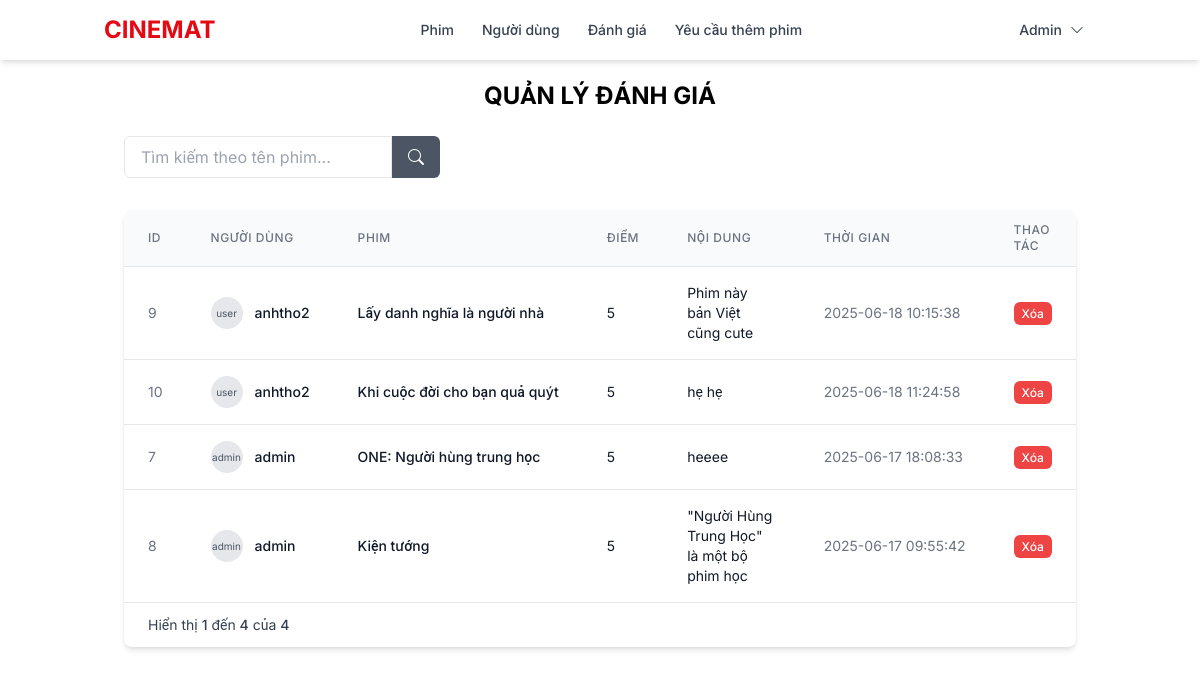
Before: /admin/comments/admin_comment.php (signed in) with the older database file.
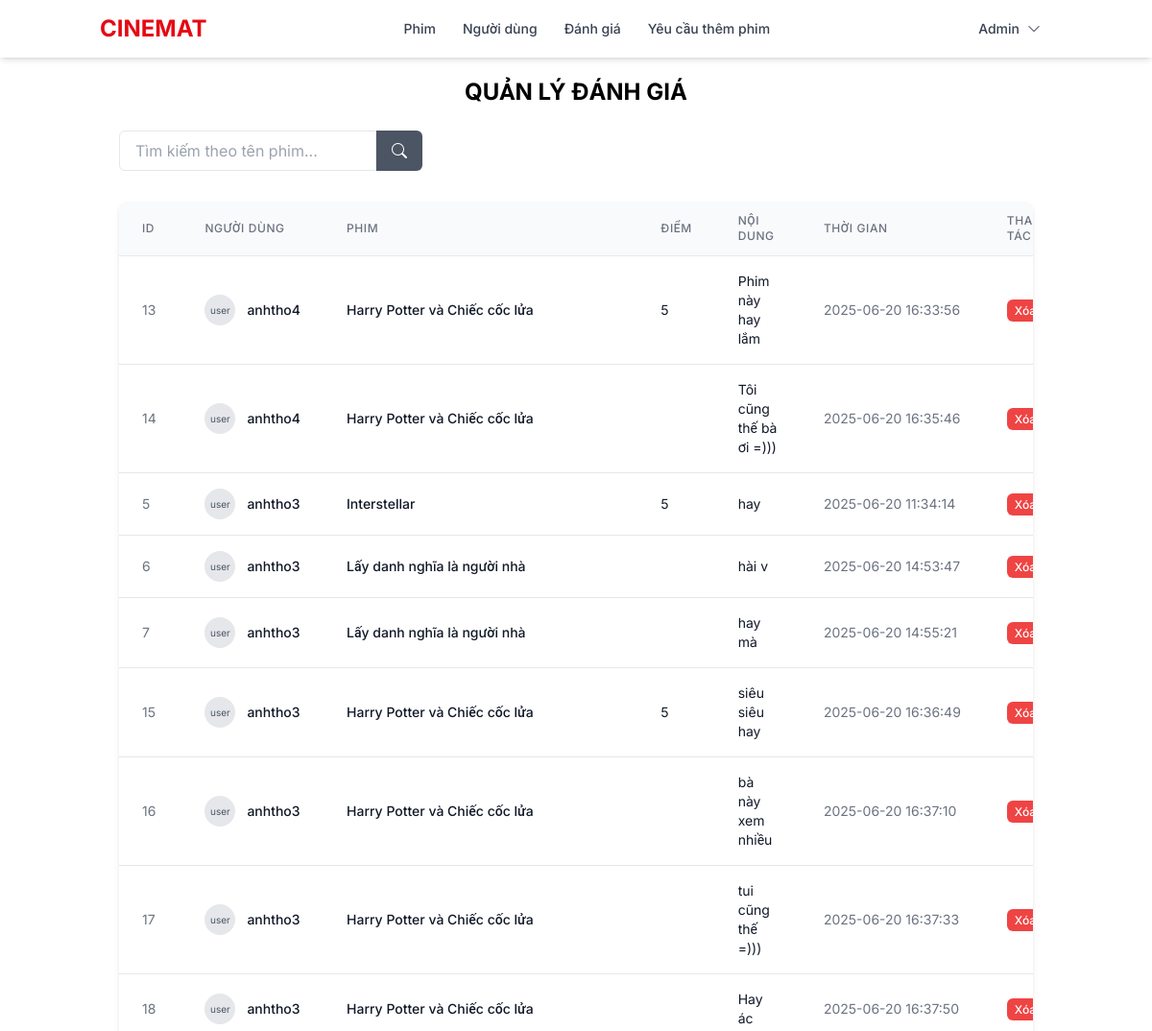
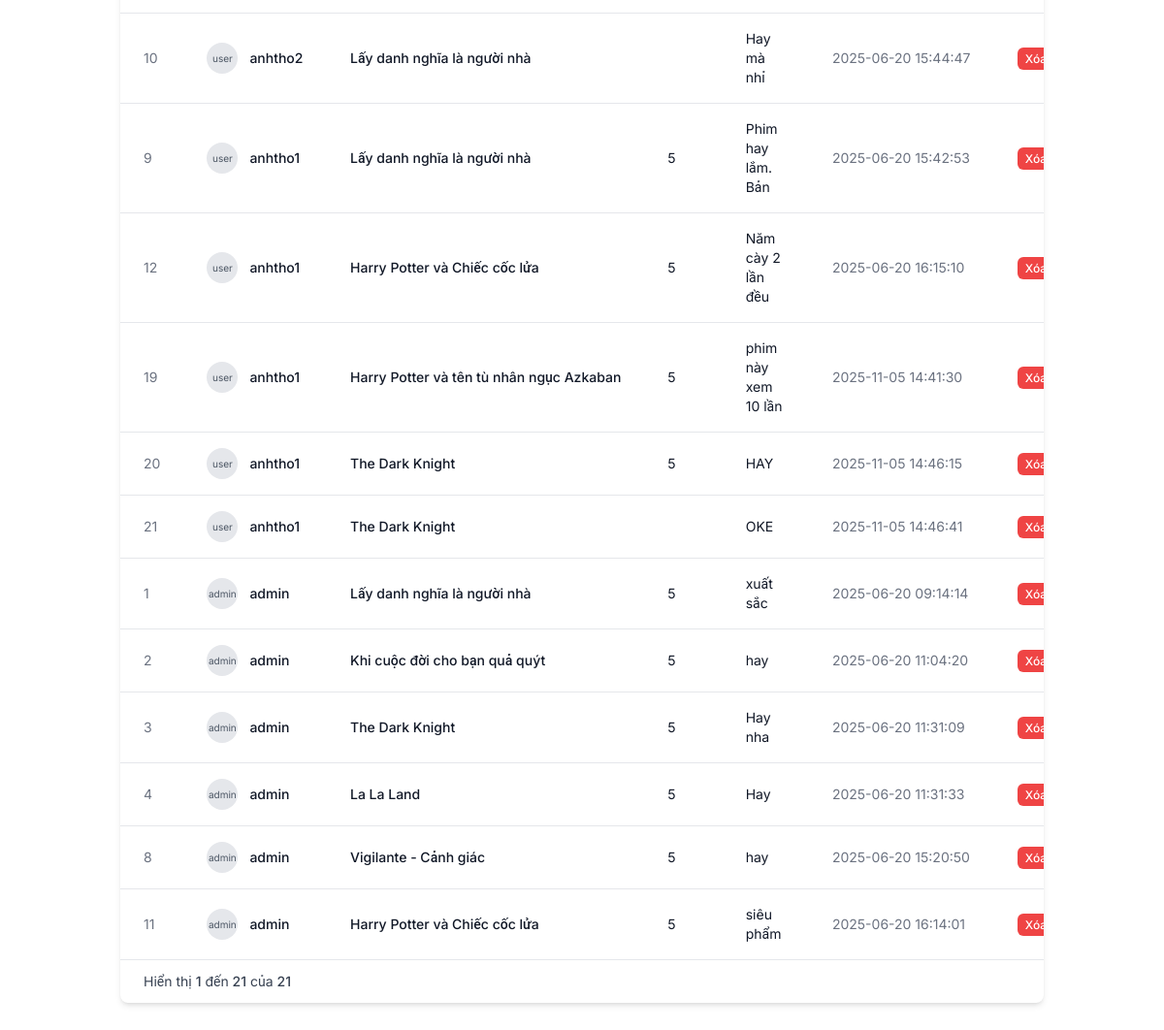
After: the same page with the newer database file (2 pictures, top to bottom).
### tables this page shows
CREATE TABLE `danh_gia` (
  `id_danh_gia` int(11) NOT NULL,
  `id_nguoi_dung` int(11) DEFAULT NULL,
  `id_phim` int(11) DEFAULT NULL,
  `diem` int(11) DEFAULT NULL CHECK (`diem` between 1 and 5),
  `nhan_xet` text DEFAULT NULL,
  `thoi_gian` datetime DEFAULT current_timestamp(),
  `parent_id` int(11) DEFAULT NULL,
  `is_blocked` tinyint(1) DEFAULT 0
);

CREATE TABLE `nguoi_dung` (
  `id_nguoi_dung` int(11) NOT NULL,
  `ten_nguoi_dung` varchar(50) NOT NULL,
  `matkhau` varchar(255) NOT NULL,
  `email` varchar(100) NOT NULL,
  `role` enum('admin','user') DEFAULT 'user',
  `is_blocked` tinyint(1) DEFAULT 0,
  `created_at` timestamp NOT NULL DEFAULT current_timestamp(),
  `updated_at` timestamp NOT NULL DEFAULT current_timestamp() ON UPDATE current_timestamp()
);

CREATE TABLE `phim` (
  `id_phim` int(11) NOT NULL,
  `ten_phim` varchar(255) NOT NULL,
  `mo_ta` text DEFAULT NULL,
  `poster` varchar(255) DEFAULT NULL,
  `id_quoc_gia` int(11) DEFAULT NULL,
  `trang_thai` enum('hien','an') DEFAULT 'hien',
  `diem_trung_binh` decimal(3,1) DEFAULT NULL,
  `luot_danh_gia` int(11) DEFAULT 0
);

### admin/comments/admin_comment.php (the view, shortened to what the changed rows need)
<?php
require_once 'C:\xamppp\htdocs\CINEMAT\admin\layouts\header.php';
$whereClause = '';
$sql = "SELECT dg.*,
               n.ten_nguoi_dung,
               n.role,
               p.ten_phim,
               GROUP_CONCAT(t.ten_the_loai SEPARATOR ', ') AS ten_the_loai,
               q.ten_quoc_gia
        FROM danh_gia dg
        JOIN nguoi_dung n ON dg.id_nguoi_dung = n.id_nguoi_dung
        JOIN phim p ON dg.id_phim = p.id_phim
        JOIN phim_the_loai tp ON p.id_phim = tp.id_phim
        JOIN the_loai t ON tp.id_the_loai = t.id_the_loai
        JOIN quoc_gia q ON p.id_quoc_gia = q.id_quoc_gia
        " . $whereClause . "
        GROUP BY dg.id_danh_gia
        ORDER BY n.id_nguoi_dung DESC";
$result = mysqli_query($conn, $sql);
?>
<!DOCTYPE html>
<html lang="vi">
<head>
    <link href="https://cdn.jsdelivr.net/npm/bootstrap-icons@1.10.0/font/bootstrap-icons.css" rel="stylesheet">
    <script src="https://cdn.tailwindcss.com"></script>
</head>
<body class="min-h-screen bg-white">
    <main class="container mx-auto px-4 py-8" style='padding: 80px 36px;'>
        <div class="mb-8">
            <h1 class="text-2xl font-bold text-center mb-6">QUẢN LÝ ĐÁNH GIÁ</h1>
        </div>
        <div class="bg-white rounded-lg shadow-md overflow-hidden">
            <div class="overflow-x-auto">
                <table class="min-w-full divide-y divide-gray-200">
                    <thead class="bg-gray-50">
                        <tr>
                            <th scope="col" class="px-6 py-3 text-left text-xs font-medium text-gray-500 uppercase tracking-wider">ID</th>
                            <th scope="col" class="px-6 py-3 text-left text-xs font-medium text-gray-500 uppercase tracking-wider">Người dùng</th>
                            <th scope="col" class="px-6 py-3 text-left text-xs font-medium text-gray-500 uppercase tracking-wider">Phim</th>
                            <th scope="col" class="px-6 py-3 text-left text-xs font-medium text-gray-500 uppercase tracking-wider">Điểm</th>
                            <th scope="col" class="px-6 py-3 text-left text-xs font-medium text-gray-500 uppercase tracking-wider">Nội dung</th>
                            <th scope="col" class="px-6 py-3 text-left text-xs font-medium text-gray-500 uppercase tracking-wider">Thời gian</th>
                            <th scope="col" class="px-6 py-3 text-left text-xs font-medium text-gray-500 uppercase tracking-wider">Thao tác</th>
                        </tr>
                    </thead>
                    <tbody class="bg-white divide-y divide-gray-200">
                        <?php while ($row = mysqli_fetch_assoc($result)): ?>
                            <tr class="table-row">
                                <td class="px-6 py-4 whitespace-nowrap text-sm text-gray-500"> <?php echo htmlspecialchars($row['id_danh_gia']); ?></td>
                                <td class="px-6 py-4 whitespace-nowrap">
                                    <div class="flex items-center">
                                        <div class="flex-shrink-0 h-8 w-8 bg-gray-200 rounded-full flex items-center justify-center">
                                            <span class="text-[10px] text-gray-600"><?php echo htmlspecialchars($row['role']); ?></span>
                                        </div>
                                        <div class="ml-3">
                                            <div class="text-sm font-medium text-gray-900"> <?php echo htmlspecialchars($row['ten_nguoi_dung']); ?></div>
                                        </div>
                                    </div>
                                </td>
                                <td class="px-6 py-4 whitespace-nowrap">
                                    <div class="text-sm font-medium text-gray-900"> <?php echo htmlspecialchars($row['ten_phim']); ?></div>
                                </td>
                                <td class="px-6 py-4">
                                    <div class="text-sm text-gray-900 comment-content">
                                     <?php echo htmlspecialchars($row['diem']); ?>
                                    </div>
                                </td>
                                <td class="px-6 py-4">
                                    <div class="text-sm text-gray-900 comment-content">
                                         <?php echo htmlspecialchars($row['nhan_xet']); ?>
                                    </div>
                                </td>
                                <td class="px-6 py-4 whitespace-nowrap">
                                    <div class="text-sm text-gray-500"> <?php echo htmlspecialchars($row['thoi_gian']); ?></div>
                                </td>
                                <td class="px-6 py-4 whitespace-nowrap text-sm font-medium">
                                    <a href="?action=delete&id=<?php echo $row['id_danh_gia']; ?>"
                                    onclick="return confirm('Bạn có chắc chắn muốn xóa yêu cầu này?')"
                                    class="bg-red-500 hover:bg-red-600 text-white py-1 px-2 rounded-md text-xs delete-btn">Xóa</a>
                                </td>
                            </tr>
                        <?php endwhile; ?>
                    </tbody>
                </table>
            </div>
            <div class="px-6 py-3 flex items-center justify-between border-t border-gray-200">
                <div class="hidden sm:flex-1 sm:flex sm:items-center sm:justify-between">
                    <div>
                        <p class="text-sm text-gray-700">
                            Hiển thị <span class="font-medium">1</span> đến <span class="font-medium"><?php echo mysqli_num_rows($result); ?></span> của <span class="font-medium"><?php echo mysqli_num_rows($result); ?></span>
                        </p>
                    </div>
                </div>
            </div>
        </div>
    </main>
    </body>
</html>

Changed rows visible on the page:
added danh_gia: id_danh_gia "13", id_nguoi_dung.role "user", id_nguoi_dung.ten_nguoi_dung "anhtho4", id_phim.ten_phim "Harry Potter và Chiếc cốc lửa", diem "5", nhan_xet "Phim này hay lắm…", thoi_gian "2025-06-20 16:33:56"
added danh_gia: id_danh_gia "14", id_nguoi_dung.role "user", id_nguoi_dung.ten_nguoi_dung "anhtho4", id_phim.ten_phim "Harry Potter và Chiếc cốc lửa", nhan_xet "Tôi cũng thế bà ơi =)))", thoi_gian "2025-06-20 16:35:46"
added danh_gia: id_danh_gia "5", id_nguoi_dung.role "user", id_nguoi_dung.ten_nguoi_dung "anhtho3", id_phim.ten_phim "Interstellar", diem "5", nhan_xet "hay", thoi_gian "2025-06-20 11:34:14"
added danh_gia: id_danh_gia "6", id_nguoi_dung.role "user", id_nguoi_dung.ten_nguoi_dung "anhtho3", id_phim.ten_phim "Lấy danh nghĩa là người nhà", nhan_xet "hài v", thoi_gian "2025-06-20 14:53:47"
changed danh_gia id 7: id_nguoi_dung.role "admin" → "user"; id_nguoi_dung.ten_nguoi_dung "admin" → "anhtho3"; id_phim.ten_phim "ONE: Người hùng trung học" → "Lấy danh nghĩa là người nhà"; nhan_xet "heeee" → "hay mà"; thoi_gian "2025-06-17 18:08:33" → "2025-06-20 14:55:21"; diem "5" → (not shown); moves up the list
added danh_gia: id_danh_gia "15", id_nguoi_dung.role "user", id_nguoi_dung.ten_nguoi_dung "anhtho3", id_phim.ten_phim "Harry Potter và Chiếc cốc lửa", diem "5", nhan_xet "siêu siêu hay", thoi_gian "2025-06-20 16:36:49"
added danh_gia: id_danh_gia "16", id_nguoi_dung.role "user", id_nguoi_dung.ten_nguoi_dung "anhtho3", id_phim.ten_phim "Harry Potter và Chiếc cốc lửa", nhan_xet "bà này xem nhiều…", thoi_gian "2025-06-20 16:37:10"
added danh_gia: id_danh_gia "17", id_nguoi_dung.role "user", id_nguoi_dung.ten_nguoi_dung "anhtho3", id_phim.ten_phim "Harry Potter và Chiếc cốc lửa", nhan_xet "tui cũng thế =)))", thoi_gian "2025-06-20 16:37:33"
added danh_gia: id_danh_gia "18", id_nguoi_dung.role "user", id_nguoi_dung.ten_nguoi_dung "anhtho3", id_phim.ten_phim "Harry Potter và Chiếc cốc lửa", nhan_xet "Hay ác", thoi_gian "2025-06-20 16:37:50"
changed danh_gia "anhtho2": id_phim.ten_phim "Khi cuộc đời cho bạn quả quýt" → "Lấy danh nghĩa là người nhà"; nhan_xet "hẹ hẹ" → "Hay mà nhỉ"; thoi_gian "2025-06-18 11:24:58" → "2025-06-20 15:44:47"; diem "5" → (not shown); moves down the list
changed danh_gia id 9: id_nguoi_dung.ten_nguoi_dung "anhtho2" → "anhtho1"; nhan_xet "Phim này bản Việt cũng cute" → "Phim hay lắm. Bản…"; thoi_gian "2025-06-18 10:15:38" → "2025-06-20 15:42:53"
added danh_gia: id_danh_gia "12", id_nguoi_dung.role "user", id_nguoi_dung.ten_nguoi_dung "anhtho1", id_phim.ten_phim "Harry Potter và Chiếc cốc lửa", diem "5", nhan_xet "Năm cày 2 lần đều…", thoi_gian "2025-06-20 16:15:10"
added danh_gia: id_danh_gia "19", id_nguoi_dung.role "user", id_nguoi_dung.ten_nguoi_dung "anhtho1", id_phim.ten_phim "Harry Potter và tên tù nhân ngục Azkaban", diem "5", nhan_xet "phim này xem 10 lần…", thoi_gian "2025-11-05 14:41:30"
added danh_gia: id_danh_gia "20", id_nguoi_dung.role "user", id_nguoi_dung.ten_nguoi_dung "anhtho1", id_phim.ten_phim "The Dark Knight", diem "5", nhan_xet "HAY", thoi_gian "2025-11-05 14:46:15"
added danh_gia: id_danh_gia "21", id_nguoi_dung.role "user", id_nguoi_dung.ten_nguoi_dung "anhtho1", id_phim.ten_phim "The Dark Knight", nhan_xet "OKE", thoi_gian "2025-11-05 14:46:41"
added danh_gia: id_danh_gia "1", id_nguoi_dung.role "admin", id_nguoi_dung.ten_nguoi_dung "admin", id_phim.ten_phim "Lấy danh nghĩa là người nhà", diem "5", nhan_xet "xuất sắc", thoi_gian "2025-06-20 09:14:14"
added danh_gia: id_danh_gia "2", id_nguoi_dung.role "admin", id_nguoi_dung.ten_nguoi_dung "admin", id_phim.ten_phim "Khi cuộc đời cho bạn quả quýt", diem "5", nhan_xet "hay", thoi_gian "2025-06-20 11:04:20"
added danh_gia: id_danh_gia "3", id_nguoi_dung.role "admin", id_nguoi_dung.ten_nguoi_dung "admin", id_phim.ten_phim "The Dark Knight", diem "5", nhan_xet "Hay nha", thoi_gian "2025-06-20 11:31:09"
added danh_gia: id_danh_gia "4", id_nguoi_dung.role "admin", id_nguoi_dung.ten_nguoi_dung "admin", id_phim.ten_phim "La La Land", diem "5", nhan_xet "Hay", thoi_gian "2025-06-20 11:31:33"
changed danh_gia id 8: id_phim.ten_phim "Kiện tướng" → "Vigilante - Cảnh giác"; nhan_xet "\"Người Hùng Trung Học\" là một bộ phim học…" → "hay"; thoi_gian "2025-06-17 09:55:42" → "2025-06-20 15:20:50"
added danh_gia: id_danh_gia "11", id_nguoi_dung.role "admin", id_nguoi_dung.ten_nguoi_dung "admin", id_phim.ten_phim "Harry Potter và Chiếc cốc lửa", diem "5", nhan_xet "siêu phẩm", thoi_gian "2025-06-20 16:14:01"
Other visible differences:
mysqli_num_rows($result): "4" → "21"
